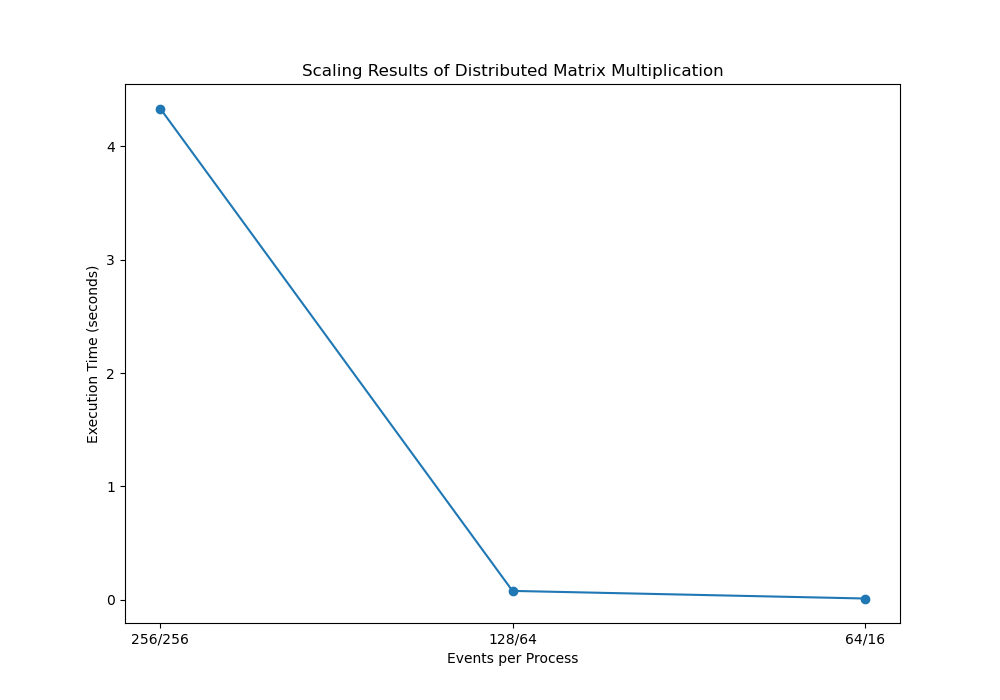

The Python source for this figure:
import matplotlib.pyplot as plt

events_per_process = ["256/256", "128/64", "64/16"]
times = [4.3353152, 0.076978, 0.009912]

plt.figure(figsize=(10, 7))
plt.plot(events_per_process, times, marker='o', linestyle='-')

# Adding titles and labels
plt.title('Scaling Results of Distributed Matrix Multiplication')
plt.xlabel('Events per Process')
plt.ylabel('Execution Time (seconds)')
plt.xticks(events_per_process)
plt.savefig('scale.png')


def calculate_speedup_and_efficiency_S(Ts, Tp):
        speedups = [Ts / t for t in Tp]
        efficiencies = []
        for i, speedup in enumerate(speedups):
                efficiencies.append(speedup / (2 ** (i+1)))
        return speedups, efficiencies

def calculate_speedup_and_efficiency_W(Ts, Tp):
        speedups = [Ts / t for t in Tp]
        efficiencies = []
        a = [256, 64, 16]
        for i, speedup in enumerate(speedups):
                efficiencies.append(speedup / a[i])
        return speedups, efficiencies

Ts = 0.948367014
TpS = [1.2048197, 0.6931, 0.4147397, 0.3447251, 0.2827937, 0.2992756, 0.6790743, 4.3353152]
TpW = [4.3353152, 0.076978, 0.009912]

speedups_S, efficiencies_S = calculate_speedup_and_efficiency_S(Ts, TpS)

ideal_speedups_S = [2 ** i for i in range(1, len(TpS) + 1)]

print("Results for TpS (same problem size and increasing number of processes):")
for i, (speedup, efficiency, ideal_speedup) in enumerate(zip(speedups_S, efficiencies_S, ideal_speedups_S), start=1):
        print(f"Processes: {2**i}, Speed-Up: {speedup}, Ideal Speed-Up: {ideal_speedup}, Efficiency: {efficiency}")

speedups_W, efficiencies_W = calculate_speedup_and_efficiency_W(Ts, TpW)

ideal_speedups_W = [2 ** i for i in range(1, len(TpW) + 1)]

print("\nResults for TpW (weak scaling):")
a = [256, 64, 16]
for i, (speedup, efficiency, ideal_speedup) in enumerate(zip(speedups_W, efficiencies_W, ideal_speedups_W), start=0):
        print(f"Processes: {a[i]}, Speed-Up: {speedup}, Ideal Speed-Up: {a[i]}, Efficiency: {efficiency}")
